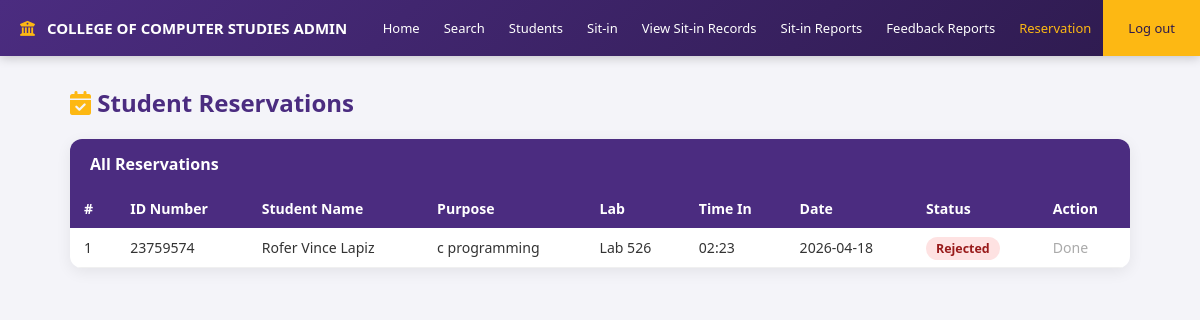
The page /admin/reservations (signed in) on the database its author committed.
### tables this page shows
CREATE TABLE reservations (
            id INTEGER PRIMARY KEY AUTOINCREMENT,
            id_number TEXT NOT NULL,
            purpose TEXT NOT NULL,
            lab TEXT NOT NULL,
            time_in TIME NOT NULL,
            date DATE NOT NULL,
            status TEXT DEFAULT 'Pending',
            created_at DATETIME DEFAULT CURRENT_TIMESTAMP
        );

CREATE TABLE students (
            id INTEGER PRIMARY KEY AUTOINCREMENT,
            id_number TEXT UNIQUE NOT NULL,
            last_name TEXT NOT NULL,
            first_name TEXT NOT NULL,
            middle_name TEXT,
            course TEXT NOT NULL,
            course_level TEXT NOT NULL,
            password TEXT NOT NULL,
            email TEXT UNIQUE NOT NULL,
            address TEXT
        );

### app.py (the view)
@app.route('/admin/reservations')
def admin_reservations():
    if 'admin_id' not in session:
        return redirect(url_for('login'))
    conn = get_db()
    reservations = conn.execute('''
        SELECT r.*, s.first_name, s.last_name
        FROM reservations r
        JOIN students s ON r.id_number = s.id_number
        ORDER BY r.date ASC, r.time_in ASC
    ''').fetchall()
    conn.close()
    return render_template('admin_reservations.html',
                           reservations=reservations,
                           admin_user=session['admin_user'])

### app.py (called while the page is built)
def get_db():
    conn = sqlite3.connect(DB_PATH)
    conn.row_factory = sqlite3.Row
    return conn

### templates/admin_reservations.html (shortened to what this page needs)
<!DOCTYPE html>
<html lang="en">
<head>
    <link rel="stylesheet" href="{{ url_for('static', filename='style.css') }}">
    <link rel="stylesheet" href="https://cdnjs.cloudflare.com/ajax/libs/font-awesome/6.0.0/css/all.min.css">
</head>
<body>
<div class="admin-navbar">
    <span class="admin-navbar-title">
        <i class="fas fa-university" style="color: var(--uc-gold); margin-right: 8px;"></i>
        COLLEGE OF COMPUTER STUDIES ADMIN
    </span>
    <div class="admin-nav-links">
        <a href="/admin/dashboard">Home</a>
        <a href="javascript:void(0)" onclick="openSearchModal()">Search</a>
        <a href="/admin/students">Students</a>
        <a href="/admin/sitin-records">Sit-in</a>
        <a href="/admin/view-sitin-records">View Sit-in Records</a>
        <a href="/admin/sitin-reports">Sit-in Reports</a>
        <a href="/admin/feedback-reports">Feedback Reports</a>
        <a href="/admin/reservations" style="color: var(--uc-gold);">Reservation</a>
        <a href="/admin/logout" class="admin-logout-btn">Log out</a>
    </div>
</div>
<div class="page-wrapper">
    <h2 class="page-title">
        <i class="fas fa-calendar-check" style="color: var(--uc-gold);"></i>
        Student Reservations
    </h2>
    <div class="card">
        <div class="card-header">All Reservations</div>
        {% if reservations %}
        <table>
            <thead>
                <tr>
                    <th>#</th>
                    <th>ID Number</th>
                    <th>Student Name</th>
                    <th>Purpose</th>
                    <th>Lab</th>
                    <th>Time In</th>
                    <th>Date</th>
                    <th>Status</th>
                    <th>Action</th>
                </tr>
            </thead>
            <tbody>
                {% for r in reservations %}
                <tr>
                    <td>{{ loop.index }}</td>
                    <td>{{ r['id_number'] }}</td>
                    <td>{{ r['first_name'] }} {{ r['last_name'] }}</td>
                    <td>{{ r['purpose'] }}</td>
                    <td>Lab {{ r['lab'] }}</td>
                    <td>{{ r['time_in'] }}</td>
                    <td>{{ r['date'] }}</td>
                    <td>
                        <span class="badge badge-{{ r['status']|lower }}">
                            {{ r['status'] }}
                        </span>
                    </td>
                    <td>
                        {% if r['status'] == 'Pending' %}
                        <form method="POST" action="/admin/reservation/approve/{{ r['id'] }}" style="display:inline;">
                            <button class="btn btn-approve">Approve</button>
                        </form>
                        <form method="POST" action="/admin/reservation/reject/{{ r['id'] }}" style="display:inline;">
                            <button class="btn btn-reject">Reject</button>
                        </form>
                        {% else %}
                        <span style="color:#aaa;">Done</span>
                        {% endif %}
                    </td>
                </tr>
                {% endfor %}
            </tbody>
        </table>
        {% else %}
        <div style="text-align:center;padding:40px;color:#aaa;">
            No reservations yet.
        </div>
        {% endif %}
    </div>
</div>
</body>
</html>

### static/style.css (style rules this page uses)
body { margin: 0; font-family: 'Segoe UI', Arial, sans-serif; background: linear-gradient(135deg, #4b2c80 0%, #2d1a4d 40%, #f0f2f5 40%, #f0f2f5 100%); background-attachment: fixed; color: #333; }
* { box-sizing: border-box; }
html, body { width: 100%; overflow-x: hidden; }

### templates/admin_reservations.html (style rules this page uses)
:root { --uc-purple: #4b2c80; --uc-purple-dark: #2d1a4d; --uc-gold: #fdb813; }
body { background: #f4f4f9; font-family: 'Segoe UI', sans-serif; margin: 0; }
.admin-navbar { background: linear-gradient(135deg, var(--uc-purple), var(--uc-purple-dark)); height: 56px; padding-left: 20px; display: flex; align-items: center; justify-content: space-between; box-shadow: 0 2px 10px rgba(0,0,0,0.2); }
.admin-navbar-title { color: white; font-weight: 700; font-size: 15px; }
.admin-nav-links { display: flex; align-items: center; height: 100%; }
.admin-nav-links a { color: white; text-decoration: none; font-size: 13px; font-weight: 500; padding: 0 12px; height: 56px; display: flex; align-items: center; transition: 0.2s; }
.admin-logout-btn { background: var(--uc-gold) !important; color: var(--uc-purple-dark) !important; font-weight: 800; padding: 0 25px !important; }
.page-wrapper { max-width: 1100px; margin: 30px auto; padding: 0 20px; }
.page-title { font-size: 1.5rem; font-weight: 800; color: var(--uc-purple); margin-bottom: 20px; }
.card { background: white; border-radius: 12px; box-shadow: 0 4px 15px rgba(0,0,0,0.07); overflow: hidden; }
.card-header { background: var(--uc-purple); color: white; padding: 14px 20px; font-weight: 700; }
table { width: 100%; border-collapse: collapse; font-size: 0.88rem; }
th { background: var(--uc-purple); color: white; padding: 10px 14px; text-align: left; }
td { padding: 10px 14px; border-bottom: 1px solid #f0f0f0; }
.badge { padding: 3px 10px; border-radius: 20px; font-size: 0.78rem; font-weight: 700; }
.badge-rejected { background: #fee2e2; color: #991b1b; }

### rows shown on the page
reservations: id_number "23759574", first_name "Rofer Vince", last_name "Lapiz", purpose "c programming", lab "526", time_in "02:23", date "2026-04-18", status "Rejected", shows "Done"
